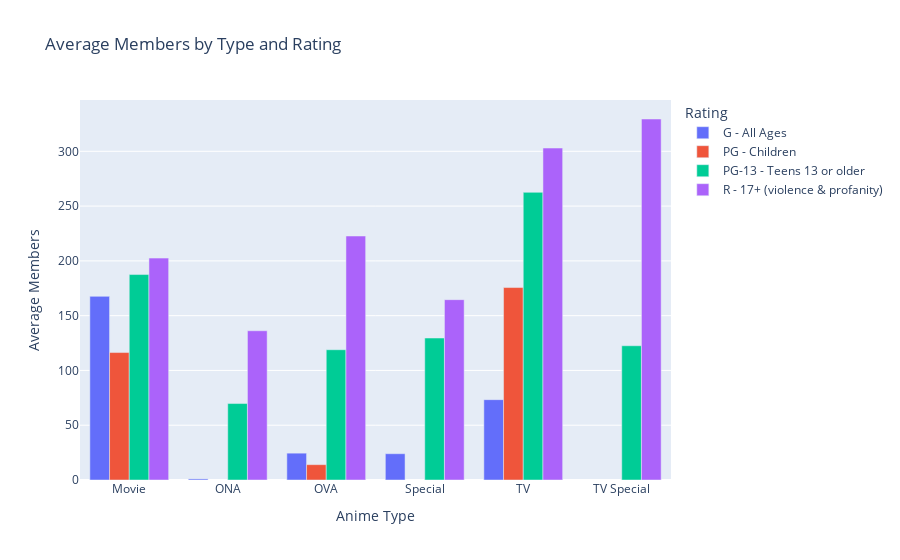

Notebook code for this chart:
### Code cell
# Filter out few rows
df_filtered = df[~df['Rating'].isin(['R+ - Mild Nudity', '18+'])]

# Grouping by 'Type' and 'Rating' to get the average number of members for each combination
avg_members_by_type_rating = df_filtered.groupby(['Type', 'Rating'])['Members'].mean().reset_index()

# Create a grouped bar chart using Plotly
fig = px.bar(
    avg_members_by_type_rating,
    x='Type',
    y='Members',
    color='Rating',
    barmode='group',
    labels={'Members': 'Average Members', 'Type': 'Anime Type'},
    title='Average Members by Type and Rating',
    hover_data=['Rating', 'Members']  # Adding hover information
)

# Show the plot
fig.show()

### Figure 1 — Plotly figure (JSON) as saved in the notebook; plotly's stock layout.template omitted (floating-point values rounded to 4 significant figures)
{"data": [{"alignmentgroup": "True", "customdata": [["G - All Ages"], ["G - All Ages"], ["G - All Ages"], ["G - All Ages"], ["G - All Ages"]], "hovertemplate": "Rating=%{customdata[0]}<br>Anime Type=%{x}<br>Average Members=%{y}<extra></extra>", "legendgroup": "G - All Ages", "marker": {"color": "#636efa", "pattern": {"shape": ""}}, "name": "G - All Ages", "offsetgroup": "G - All Ages", "orientation": "v", "showlegend": true, "textposition": "auto", "type": "bar", "x": ["Movie", "ONA", "OVA", "Special", "TV"], "xaxis": "x", "y": [167.6, 1, 24.5, 24, 73.33], "yaxis": "y"}, {"alignmentgroup": "True", "customdata": [["PG - Children"], ["PG - Children"], ["PG - Children"]], "hovertemplate": "Rating=%{customdata[0]}<br>Anime Type=%{x}<br>Average Members=%{y}<extra></extra>", "legendgroup": "PG - Children", "marker": {"color": "#EF553B", "pattern": {"shape": ""}}, "name": "PG - Children", "offsetgroup": "PG - Children", "orientation": "v", "showlegend": true, "textposition": "auto", "type": "bar", "x": ["Movie", "OVA", "TV"], "xaxis": "x", "y": [116.3, 14, 175.7], "yaxis": "y"}, {"alignmentgroup": "True", "customdata": [["PG-13 - Teens 13 or older"], ["PG-13 - Teens 13 or older"], ["PG-13 - Teens 13 or older"], ["PG-13 - Teens 13 or older"], ["PG-13 - Teens 13 or older"], ["PG-13 - Teens 13 or older"]], "hovertemplate": "Rating=%{customdata[0]}<br>Anime Type=%{x}<br>Average Members=%{y}<extra></extra>", "legendgroup": "PG-13 - Teens 13 or older", "marker": {"color": "#00cc96", "pattern": {"shape": ""}}, "name": "PG-13 - Teens 13 or older", "offsetgroup": "PG-13 - Teens 13 or older", "orientation": "v", "showlegend": true, "textposition": "auto", "type": "bar", "x": ["Movie", "ONA", "OVA", "Special", "TV", "TV Special"], "xaxis": "x", "y": [187.5, 69.78, 118.9, 129.6, 262.6, 122.5], "yaxis": "y"}, {"alignmentgroup": "True", "customdata": [["R - 17+ (violence & profanity)"], ["R - 17+ (violence & profanity)"], ["R - 17+ (violence & profanity)"], ["R - 17+ (violence & profanity)"], ["R - 17+ (violence & profanity)"], ["R - 17+ (violence & profanity)"]], "hovertemplate": "Rating=%{customdata[0]}<br>Anime Type=%{x}<br>Average Members=%{y}<extra></extra>", "legendgroup": "R - 17+ (violence & profanity)", "marker": {"color": "#ab63fa", "pattern": {"shape": ""}}, "name": "R - 17+ (violence & profanity)", "offsetgroup": "R - 17+ (violence & profanity)", "orientation": "v", "showlegend": true, "textposition": "auto", "type": "bar", "x": ["Movie", "ONA", "OVA", "Special", "TV", "TV Special"], "xaxis": "x", "y": [202.5, 136.2, 222.7, 164.6, 303.0, 329.5], "yaxis": "y"}], "layout": {"autosize": true, "barmode": "group", "legend": {"title": {"text": "Rating"}, "tracegroupgap": 0}, "title": {"text": "Average Members by Type and Rating"}, "xaxis": {"anchor": "y", "autorange": true, "domain": [0, 1], "range": [-0.5, 5.5], "title": {"text": "Anime Type"}, "type": "category"}, "yaxis": {"anchor": "x", "autorange": true, "domain": [0, 1], "range": [0, 346.8], "title": {"text": "Average Members"}, "type": "linear"}}}
